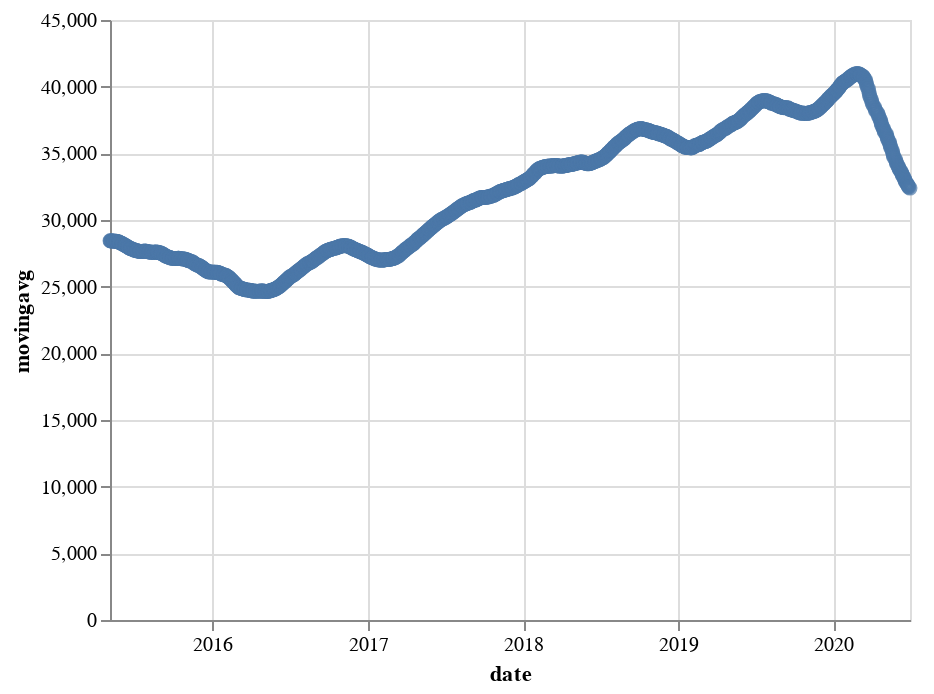

The code cell stored with this chart in its notebook:
### Code cell
altdata_sixteenweek = stock_weekmovingavg(16, bse_data)
altdata_sixteenweek.reset_index(inplace=True)
altdata_sixteenweek.rename(columns={list(altdata_sixteenweek)[0]:'date'}, inplace=True)
alt.Chart(altdata_sixteenweek).mark_point().encode(
    x='date',
    y='movingavg'
)

### Figure 1 — Vega-Lite specification as saved in the notebook (floating-point values rounded to 4 significant figures; data arrays with more than 128 entries replaced by an {"elided": "..."} marker saying what was removed)
{"config": {"view": {"continuousWidth": 400, "continuousHeight": 300}}, "data": {"name": "data-f3dc5ad287797d4b77e41f161405f964"}, "mark": "point", "encoding": {"x": {"field": "date", "type": "temporal"}, "y": {"field": "movingavg", "type": "quantitative"}}, "$schema": "https://vega.github.io/schema/vega-lite/v4.17.0.json", "datasets": {"data-f3dc5ad287797d4b77e41f161405f964": {"elided": "1265 records"}}}
